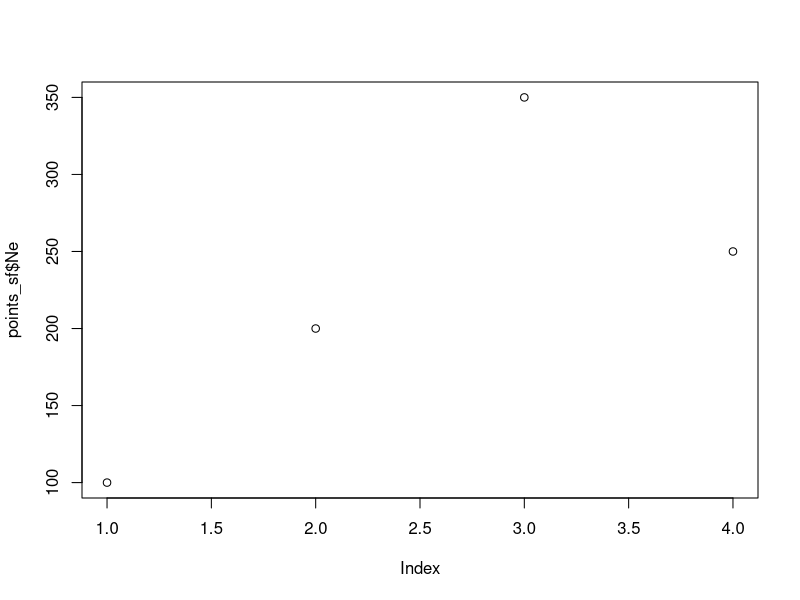
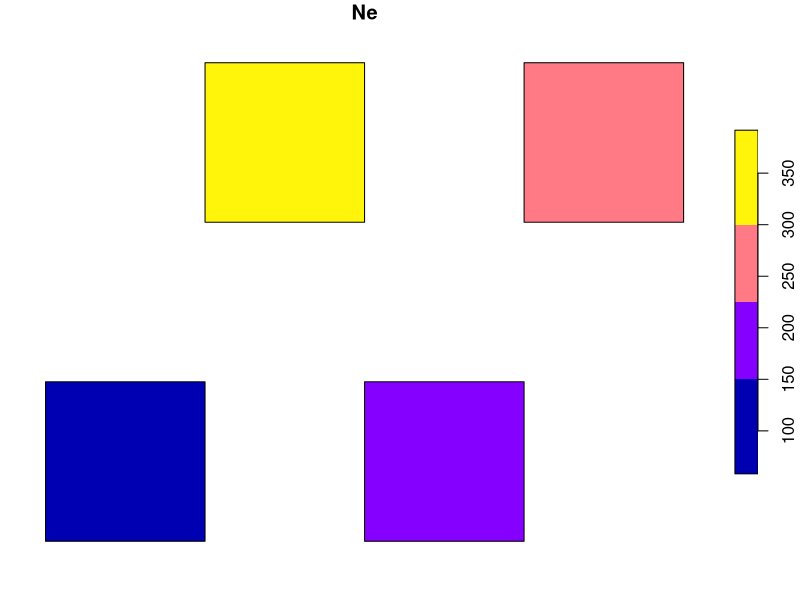

These figures' R source, in order:
library(sf)

##### Example data 1 (GIS data (points)) #####

#here, original data given in table and convert to GIS object (st_points)
#instead, you can import GIS files like .shp by st_read function

points_df <- data.frame(rec_name = paste("record", c(1:4), sep=""), Ne = c(100, 200, 350, 250), 
			x = c(1, 2, 3, 4), y = c(1, 3, 2, 4)) 
print(points_df)

#makes GIS (sf points) object from the data.frame

points_sf <- st_as_sf(points_df, coords = c("x", "y"))

plot(points_sf$Ne)

##### Example data 2 (GIS data (polygon)) ####

record1 <- st_polygon(list(rbind(c(0, 0), c(0, 1), c(1, 1), c(1, 0), c(0, 0)))) 
record2 <- st_polygon(list(rbind(c(2, 0), c(2, 1), c(3, 1), c(3, 0), c(2, 0)))) 
record3 <- st_polygon(list(rbind(c(1, 2), c(1, 3), c(2, 3), c(2, 2), c(1, 2)))) 
record4 <- st_polygon(list(rbind(c(3, 2), c(3, 3), c(4, 3), c(4, 2), c(3, 2)))) 
polys <- st_sf(geometry = st_sfc(record1, record2, record3, record4), 
			rec_name = paste("record", c(1:4), sep=""), Ne = c(100, 200, 350, 250)) 

plot(polys[,"Ne"])

##### Set the parameter

dist_thre <- 2  #threshold for dispersal distance

param_decay <- 0.7 
#if you prefer distance decay instead of simple thresholding
#param_decay = 0.7 results in distance decay of ca. 0.5 at a unit distance (dist=1) 

###### 
# Function to calculate distance-dependent weight (default is threshold function by dispersal distance) 

distanceDecay <- function(d, dist_thre=NULL, param_decay=NULL, method="threshold"){
	#method: could be "threshold" or "exponential" 
	#param_decay: parameter for distance decay (the smaller the value, the slower the decay)

	if(method=="threshold"){
		weight <- (d <= dist_thre)*1
	} 

	if(method=="exponential") {
		weight <- exp(param_decay*(-1)*d)
	}

	return(weight)
}


##### Calculate distance between point or polygons 

dists <- st_distance(points_sf) 

#dists <- st_distance(polys)
# in the case of polygon

print(dists)

##### Calculate distance-decay weight (here, 0 or 1 by threshold distance)

dist_weight <- distanceDecay(dists,dist_thre)

#dist_weight <- distanceDecay(dists,param_decay=param_decay, method="exponential")
#in the case of distance decay weight with exponential function

print(dist_weight)

##### Calculate the neighbor Ne 

neighbor_Ne <- colSums(points_df$Ne * dist_weight)
names(neighbor_Ne) <- points_df$rec_name

print(neighbor_Ne) 

##### Calcurate the Ne fragmentation index

NFI <- sum(neighbor_Ne>500)/length(neighbor_Ne)
# it should be > 5000 when the population size is Nc

print(NFI)
